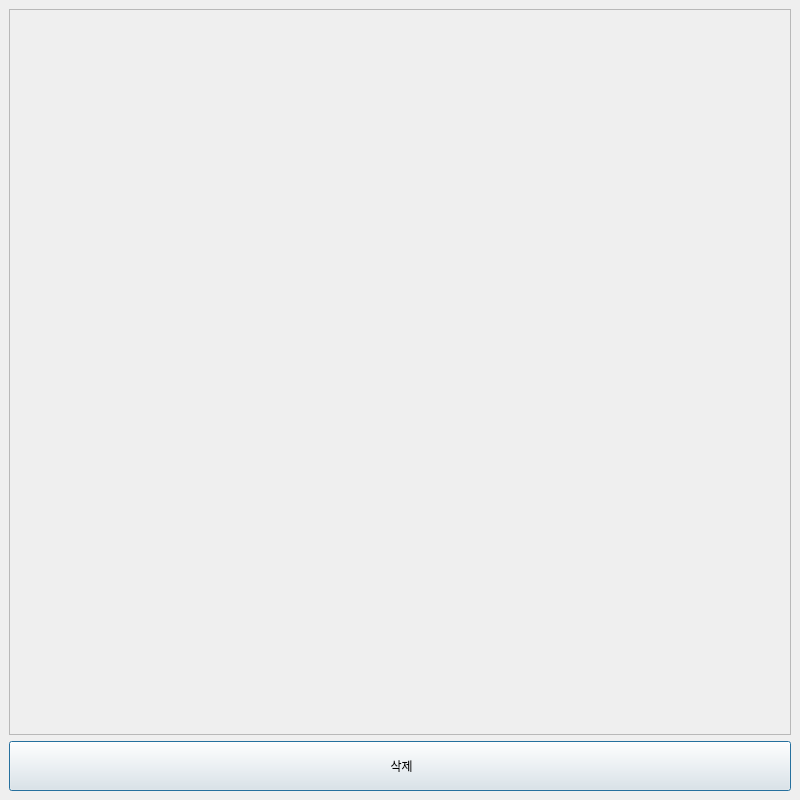
<?xml version="1.0" encoding="UTF-8"?>
<ui version="4.0">
 <class>Dialog</class>
 <widget class="QDialog" name="Dialog">
  <property name="geometry">
   <rect>
    <x>0</x>
    <y>0</y>
    <width>800</width>
    <height>800</height>
   </rect>
  </property>
  <property name="windowTitle">
   <string>AXION - Results</string>
  </property>
  <property name="windowIcon">
   <iconset>
    <normaloff>ax_icon_bare.png</normaloff>ax_icon_bare.png</iconset>
  </property>
  <layout class="QVBoxLayout" name="verticalLayout">
   <property name="leftMargin">
    <number>9</number>
   </property>
   <property name="topMargin">
    <number>9</number>
   </property>
   <property name="rightMargin">
    <number>9</number>
   </property>
   <property name="bottomMargin">
    <number>9</number>
   </property>
   <item>
    <widget class="QScrollArea" name="scrollArea">
     <property name="widgetResizable">
      <bool>true</bool>
     </property>
     <property name="alignment">
      <set>Qt::AlignLeading|Qt::AlignLeft|Qt::AlignVCenter</set>
     </property>
     <widget class="QWidget" name="scrollAreaWidgetContents">
      <property name="geometry">
       <rect>
        <x>0</x>
        <y>0</y>
        <width>780</width>
        <height>724</height>
       </rect>
      </property>
      <layout class="QVBoxLayout" name="verticalLayout_3">
       <item>
        <layout class="QVBoxLayout" name="graph_verticalLayout"/>
       </item>
      </layout>
     </widget>
    </widget>
   </item>
   <item>
    <widget class="QPushButton" name="del_btn">
     <property name="minimumSize">
      <size>
       <width>0</width>
       <height>50</height>
      </size>
     </property>
     <property name="cursor">
      <cursorShape>ArrowCursor</cursorShape>
     </property>
     <property name="toolTip">
      <string>체크된 이미지가 일괄 삭제됩니다.</string>
     </property>
     <property name="toolTipDuration">
      <number>-1</number>
     </property>
     <property name="styleSheet">
      <string notr="true">
QPushButton::hover
{
border : 1px solid red;
background-color : rgba(255, 0, 0, 50);
}
QPushButton::pressed
{
background-color : red;
}</string>
     </property>
     <property name="text">
      <string> 삭제</string>
     </property>
     <property name="checkable">
      <bool>false</bool>
     </property>
    </widget>
   </item>
  </layout>
 </widget>
 <resources/>
 <connections/>
</ui>
